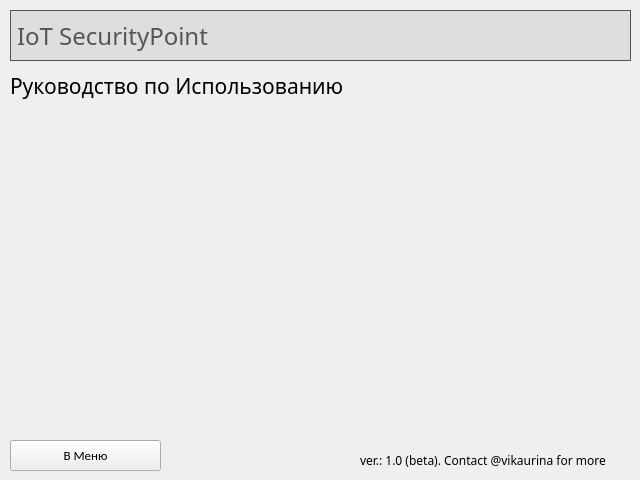
<?xml version="1.0" encoding="UTF-8"?>
<ui version="4.0">
 <class>IoT_SecurityPoint</class>
 <widget class="QMainWindow" name="IoT_SecurityPoint">
  <property name="geometry">
   <rect>
    <x>0</x>
    <y>0</y>
    <width>640</width>
    <height>480</height>
   </rect>
  </property>
  <property name="windowTitle">
   <string>MainWindow</string>
  </property>
  <widget class="QWidget" name="centralwidget">
   <widget class="QLabel" name="header_name_nc">
    <property name="geometry">
     <rect>
      <x>10</x>
      <y>60</y>
      <width>621</width>
      <height>51</height>
     </rect>
    </property>
    <property name="font">
     <font>
      <family>Calibri Light</family>
      <pointsize>16</pointsize>
     </font>
    </property>
    <property name="frameShape">
     <enum>QFrame::NoFrame</enum>
    </property>
    <property name="frameShadow">
     <enum>QFrame::Plain</enum>
    </property>
    <property name="text">
     <string>Руководство по Использованию</string>
    </property>
   </widget>
   <widget class="QPushButton" name="btn_back">
    <property name="geometry">
     <rect>
      <x>10</x>
      <y>440</y>
      <width>151</width>
      <height>31</height>
     </rect>
    </property>
    <property name="font">
     <font>
      <family>Calibri</family>
      <pointsize>10</pointsize>
     </font>
    </property>
    <property name="text">
     <string>В Меню</string>
    </property>
   </widget>
   <widget class="QLabel" name="header_name">
    <property name="geometry">
     <rect>
      <x>10</x>
      <y>10</y>
      <width>621</width>
      <height>51</height>
     </rect>
    </property>
    <property name="font">
     <font>
      <family>Calibri Light</family>
      <pointsize>18</pointsize>
     </font>
    </property>
    <property name="styleSheet">
     <string notr="true">color: rgb(85, 85, 85);
border-color: rgb(85, 85, 85);
background-color: rgb(222, 222, 222);</string>
    </property>
    <property name="frameShape">
     <enum>QFrame::Box</enum>
    </property>
    <property name="frameShadow">
     <enum>QFrame::Plain</enum>
    </property>
    <property name="text">
     <string>IoT SecurityPoint</string>
    </property>
   </widget>
   <widget class="QLabel" name="bottom_note">
    <property name="geometry">
     <rect>
      <x>360</x>
      <y>450</y>
      <width>271</width>
      <height>20</height>
     </rect>
    </property>
    <property name="font">
     <font>
      <family>Calibri Light</family>
      <pointsize>9</pointsize>
     </font>
    </property>
    <property name="text">
     <string>ver.: 1.0 (beta). Contact @vikaurina for more</string>
    </property>
   </widget>
  </widget>
 </widget>
 <resources/>
 <connections/>
</ui>
